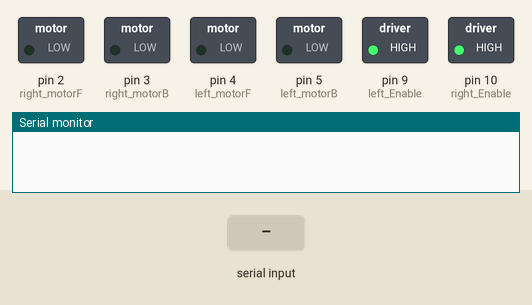
This sketch was run on a simulated Arduino Uno, built with avr-gcc and run on an emulated ATmega328P. Parts: switched loads named in the sketch (green lamp = pin HIGH), the last lines printed to the serial monitor. The inputs (shaded band) are chosen by the test bench.

Above: at 1.2 s.
1.3 s: "F" received over Serial
At 1.8 s:
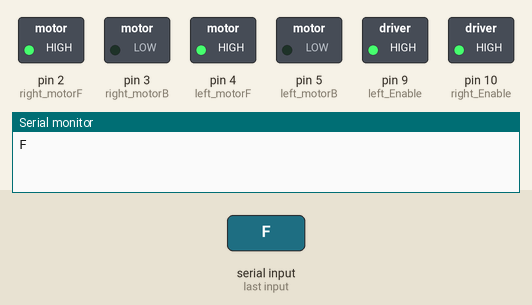
2.9 s: "B" received over Serial
At 4.2 s:
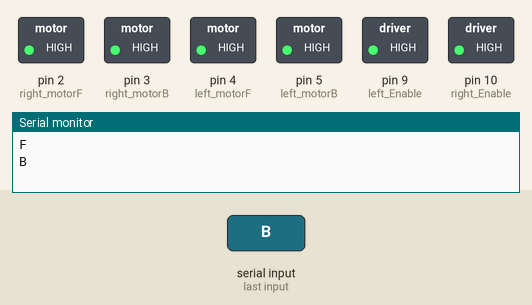
Timing chart, 0 to 5.9 s (numbered marks = the images above; inputs shaded):
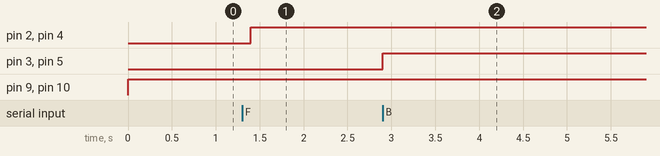

The sketch:

Remote_control_car_code_.ino
```cpp
char Reading;
const short left_motorF = 4 ;
const short left_motorB = 5 ;
const short right_motorF = 2 ;
const short right_motorB = 3 ;
const short left_Enable =9;
const short right_Enable =10;

void setup() {
  pinMode(left_motorF, OUTPUT);
  pinMode(left_motorB, OUTPUT);
  pinMode(right_motorF, OUTPUT);
  pinMode(right_motorB, OUTPUT);
  pinMode(left_Enable, OUTPUT);
  pinMode(right_Enable, OUTPUT);
  Serial.begin(9600);
}

void loop() {
  analogWrite(left_Enable, 255);
  analogWrite(right_Enable, 255);

  if (Serial.available()) {
    Reading = Serial.read();
    Serial.println(Reading);
  }

  if (Reading == 'F') {
    digitalWrite(left_motorF, HIGH);
    digitalWrite(right_motorF, HIGH);
  }
  else if (Reading == 'B') {
    digitalWrite(left_motorB, HIGH);
    digitalWrite(right_motorB, HIGH);
  }
  else if (Reading == 'R') {
    digitalWrite(right_motorF, HIGH);
  }
  else if (Reading == 'L') {
    digitalWrite(left_motorF, HIGH);
  }
  else if (Reading == 'S') {
    digitalWrite(left_motorF, LOW);
    digitalWrite(left_motorB, LOW);
    digitalWrite(right_motorF, LOW);
    digitalWrite(right_motorB, LOW);
  }

  delay(100);
}
```

Measured:
- after the input at 1.3 s, pin 2 (right_motorF), pin 4 (left_motorF): LOW → HIGH after 0.10 s
- after the input at 2.9 s, pin 3 (right_motorB), pin 5 (left_motorB): LOW → HIGH at once
